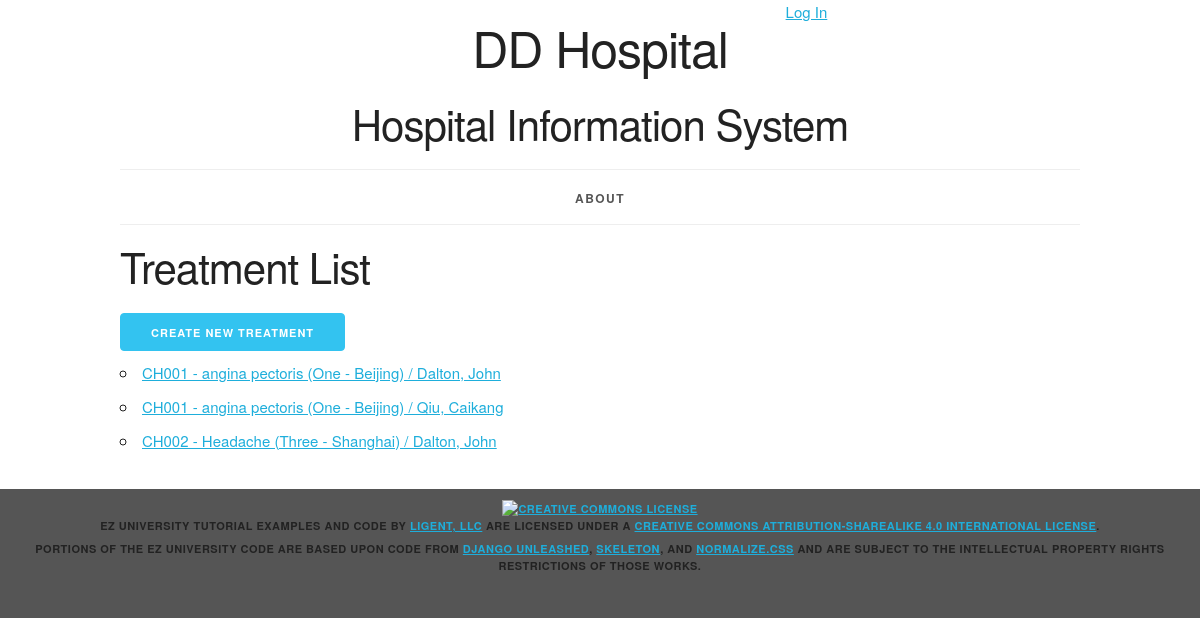
The app's page /treatment/, older data.
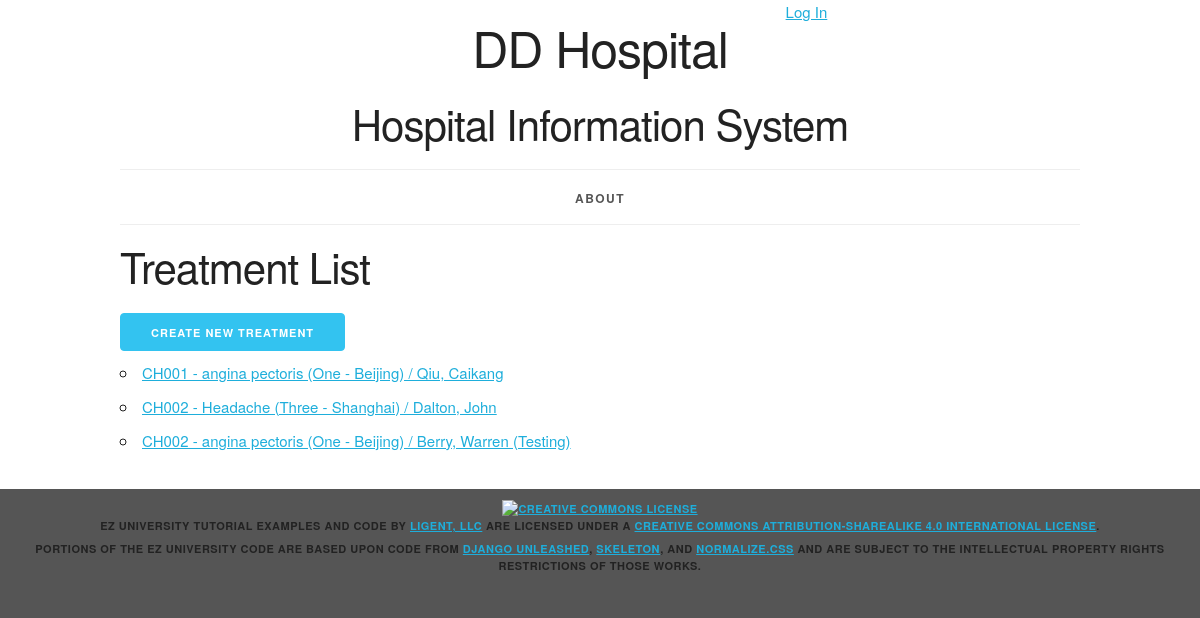
The same page, newer data.
### sysinfo/models.py (models this page shows, shortened)
class Treatment(models.Model):
    treatment_id = models.AutoField(primary_key=True)
    patient = models.ForeignKey(Patient, related_name='treatments',  on_delete=models.PROTECT)
    disease = models.ForeignKey(Disease, related_name='treatments',  on_delete=models.PROTECT)
    def __str__(self):
        return f'{self.disease} / {self.patient}'
    def get_absolute_url(self):
        return reverse('sysinfo_treatment_detail_urlpattern',
                       kwargs={'pk': self.pk}
                       )
    class Meta:
        ordering = ['disease', 'patient']
        constraints = [
            UniqueConstraint(fields=['disease', 'patient'],
                             name='unique_treatment')
        ]

class Disease(models.Model):
    disease_id = models.AutoField(primary_key=True)
    disease_name = models.CharField(max_length=20)
    hospital = models.ForeignKey(Hospital, related_name='diseases', on_delete=models.PROTECT)
    department = models.ForeignKey(Department, related_name='diseases', on_delete=models.PROTECT)
    doctor = models.ForeignKey(Doctor, related_name='diseases', on_delete=models.PROTECT)
    def __str__(self):
        return f'{self.department.department_number} - {self.disease_name} ({self.hospital.__str__()})'
    class Meta:
        ordering = ['department', 'disease_name', 'hospital']
        constraints = [
            UniqueConstraint(fields=['hospital', 'department', 'disease_name'],
                             name='unique_disease')
        ]

class Department(models.Model):
    department_id = models.AutoField(primary_key=True)
    department_number = models.CharField(max_length=20)
    department_name = models.CharField(max_length=255)
    class Meta:
        ordering = ['department_number', 'department_name']
        constraints = [
            UniqueConstraint(fields=['department_number', 'department_name'], name='unique_department')
        ]

class Hospital(models.Model):
    hospital_id = models.AutoField(primary_key=True)
    street = models.ForeignKey(Street, related_name='hospitals', on_delete=models.PROTECT)
    city = models.ForeignKey(City, related_name='hospitals', on_delete=models.PROTECT)
    def __str__(self):
        return f'{self.street.street} - {self.city.city_name}'
    class Meta:
        ordering = ['street__street', 'city__city_sequence']
        constraints = [
            UniqueConstraint(fields=['street', 'city'], name='unique_hospital')
        ]

class Street(models.Model):
    street_id = models.AutoField(primary_key=True)
    street = models.IntegerField(unique=True)
    class Meta:
        ordering = ['street']

class City(models.Model):
    city_id = models.AutoField(primary_key=True)
    city_sequence = models.IntegerField(unique=True)
    city_name = models.CharField(max_length=45, unique=True)
    class Meta:
        ordering = ['city_sequence']

class Patient(models.Model):
    patient_id = models.AutoField(primary_key=True)
    first_name = models.CharField(max_length=45)
    last_name = models.CharField(max_length=45)
    disambiguator = models.CharField(max_length=45, blank=True, default='')
    def __str__(self):
        result = ''
        if self.disambiguator == '':
            result = f'{self.last_name}, {self.first_name}'
        else:
            result = f'{self.last_name}, {self.first_name} ({self.disambiguator})'
        return result
    class Meta:
        ordering = ['last_name', 'first_name', 'disambiguator']
        constraints = [
            UniqueConstraint(fields=['last_name', 'first_name', 'disambiguator'],
                             name='unique_patient')
        ]

### sysinfo/views.py (the view)
class TreatmentList(ListView):
    model = Treatment

### sysinfo/templates/sysinfo/treatment_list.html (shortened to what this page needs)
{% extends 'sysinfo/base.html' %}
{% block content %}
    <h2>Treatment List</h2>
    <div>
      <a href="{% url 'sysinfo_treatment_create_urlpattern' %}"
         class="button button-primary">
        Create New Treatment</a>
    </div>
    <ul>
        {% for treatment in treatment_list %}
            <li>
                <a href="{{treatment.get_absolute_url }}">{{ treatment }}</a>
            </li>
        {% empty %}
            <li><em>There are currently no treatments available.</em></li>
        {% endfor %}
    </ul>
{% endblock %}

Row changes from the older to the newer data that the page shows:
removed Treatment: disease+patient "CH001 - angina pectoris (One - Beijing) / Dalton, John"
added Treatment: disease+patient "CH002 - angina pectoris (One - Beijing) / Berry, Warren (Testing)"
